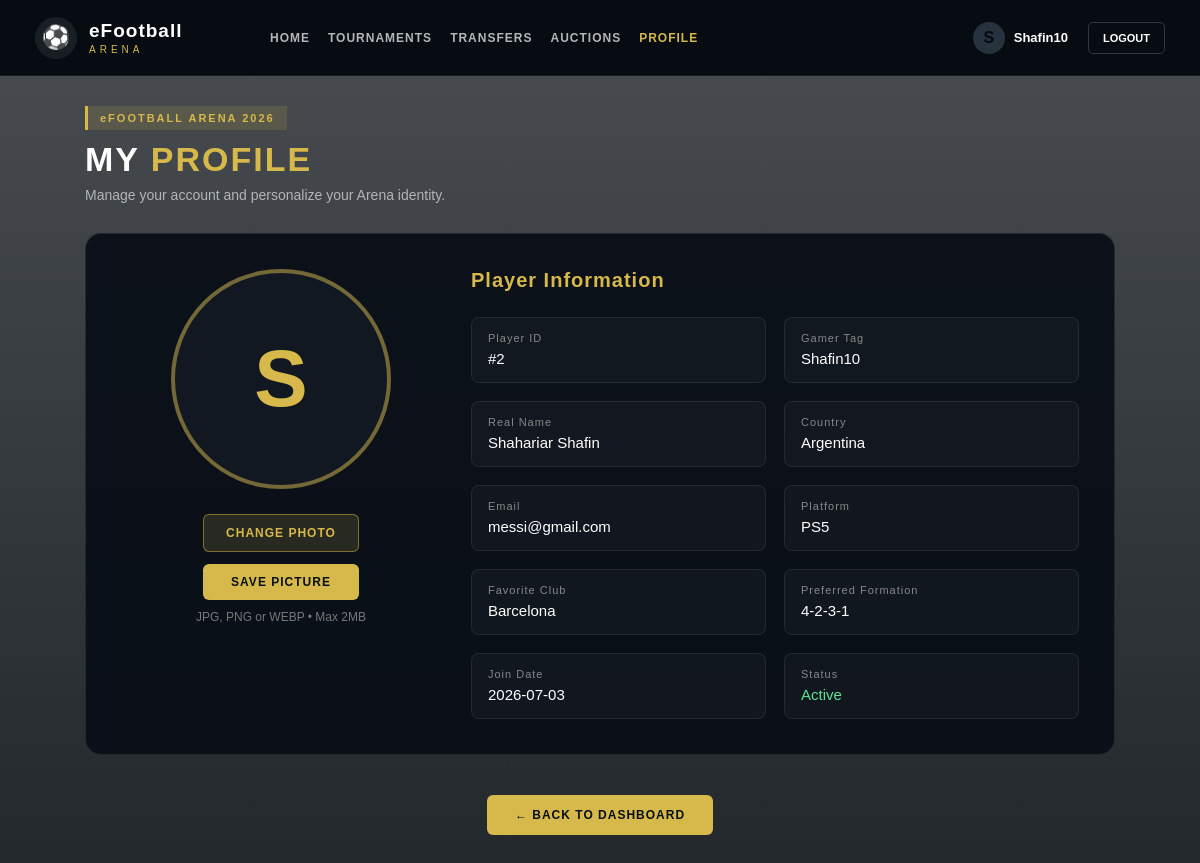
/profile.php (signed in), run on the app's committed database.
### tables this page shows
CREATE TABLE Players (
    Player_ID INT PRIMARY KEY AUTO_INCREMENT,
    Gamer_Tag VARCHAR(50) NOT NULL UNIQUE,
    Real_Name VARCHAR(100) NOT NULL,
    Country VARCHAR(50),
    Email VARCHAR(100) UNIQUE,
    Platform ENUM('PC','PS5','Mobile'),
    Favorite_Club VARCHAR(50),
    Preferred_Formation VARCHAR(20),
    Join_Date DATE
);

### profile.php (the view, shortened to what this page needs)
<?php
require_once "db.php";
$playerID = $_SESSION["Player_ID"];
$gamerTag = $_SESSION["Gamer_Tag"];
$stmt = $conn->prepare(
    "SELECT * FROM Players WHERE Player_ID = ?"
);
$stmt->bind_param("i", $playerID);
$stmt->execute();
$player = $stmt->get_result()->fetch_assoc();
$profilePic = null;
?>
<!DOCTYPE html>
<html lang="en">
<head>
    <link rel="stylesheet" href="dashboard.css">
    <link rel="stylesheet" href="profile.css">
</head>
<body>
<header class="topbar">
    <div class="brand">
        <div class="brand-logo">⚽</div>
        <div>
            <div class="brand-title">eFootball</div>
            <div class="brand-subtitle">ARENA</div>
        </div>
    </div>
    <nav class="navigation">
        <a href="dashboard.php">HOME</a>
        <a href="tournament.php">TOURNAMENTS</a>
        <a href="transfers.php">TRANSFERS</a>
        <a href="auction.php">AUCTIONS</a>
        <a href="profile.php" class="active">PROFILE</a>
    </nav>
    <div class="top-right">
        <div class="profile">
            <div class="profile-picture">
                <?php if ($profilePic): ?>
                    <img
                        src="<?php echo htmlspecialchars($profilePic); ?>"
                        alt="Profile"
                    >
                <?php else: ?>
                    <?php echo strtoupper(substr($gamerTag, 0, 1)); ?>
                <?php endif; ?>
            </div>
            <span class="profile-name">
                <?php echo htmlspecialchars($gamerTag); ?>
            </span>
        </div>
        <a href="logout.php" class="logout-button">
            LOGOUT
        </a>
    </div>
</header>
<main class="profile-page">
    <div class="profile-header">
        <div class="header-content">
            <span class="small-title">
                eFOOTBALL ARENA 2026
            </span>
            <h1>
                MY <span>PROFILE</span>
            </h1>
            <p>
                Manage your account and personalize your Arena identity.
            </p>
        </div>
    </div>
    <div class="profile-container">
        <div class="profile-pic-section">
            <div class="pic-wrapper">
                <?php if ($profilePic): ?>
                    <img
                        id="previewImage"
                        src="<?php echo htmlspecialchars($profilePic); ?>"
                        alt="Profile Picture"
                    >
                <?php else: ?>
                    <div id="previewPlaceholder" class="placeholder">
                        <?php echo strtoupper(substr($gamerTag, 0, 1)); ?>
                    </div>
                <?php endif; ?>
            </div>
            <form
                method="POST"
                enctype="multipart/form-data"
                class="upload-form"
            >
                <label class="upload-btn">
                    CHANGE PHOTO
                </label>
                <button
                    type="submit"
                    name="upload_picture"
                    class="save-btn"
                >
                    SAVE PICTURE
                </button>
            </form>
            <p class="upload-note">
                JPG, PNG or WEBP • Max 2MB
            </p>
        </div>
        <div class="profile-info-section">
            <h2>Player Information</h2>
            <div class="info-grid">
                <div class="info-item">
                    <span class="label">
                        Player ID
                    </span>
                    <span class="value">
                        #<?php echo htmlspecialchars($player["Player_ID"]); ?>
                    </span>
                </div>
                <div class="info-item">
                    <span class="label">
                        Gamer Tag
                    </span>
                    <span class="value">
                        <?php echo htmlspecialchars($player["Gamer_Tag"]); ?>
                    </span>
                </div>
                <div class="info-item">
                    <span class="label">
                        Real Name
                    </span>
                    <span class="value">
                        <?php echo htmlspecialchars($player["Real_Name"]); ?>
                    </span>
                </div>
                <div class="info-item">
                    <span class="label">
                        Country
                    </span>
                    <span class="value">
                        <?php echo htmlspecialchars($player["Country"] ?? "—"); ?>
                    </span>
                </div>
                <div class="info-item">
                    <span class="label">
                        Email
                    </span>
                    <span class="value">
                        <?php echo htmlspecialchars($player["Email"] ?? "—"); ?>
                    </span>
                </div>
                <div class="info-item">
                    <span class="label">
                        Platform
                    </span>
                    <span class="value">
                        <?php echo htmlspecialchars($player["Platform"] ?? "—"); ?>
                    </span>
                </div>
                <div class="info-item">
                    <span class="label">
                        Favorite Club
                    </span>
                    <span class="value">
                        <?php echo htmlspecialchars($player["Favorite_Club"] ?? "—"); ?>
                    </span>
                </div>
                <div class="info-item">
                    <span class="label">
                        Preferred Formation
                    </span>
                    <span class="value">
                        <?php echo htmlspecialchars($player["Preferred_Formation"] ?? "—"); ?>
                    </span>
                </div>
                <div class="info-item">
                    <span class="label">
                        Join Date
                    </span>
                    <span class="value">
                        <?php echo htmlspecialchars($player["Join_Date"] ?? "—"); ?>
                    </span>
                </div>
                <div class="info-item">
                    <span class="label">
                        Status
                    </span>
                    <span class="value status-<?php echo strtolower($player["Status"] ?? "active"); ?>">
                        <?php echo htmlspecialchars($player["Status"] ?? "Active"); ?>
                    </span>
                </div>
            </div>
        </div>
    </div>
    <div class="back-section">
        <a href="dashboard.php" class="back-button">
            ← BACK TO DASHBOARD
        </a>
    </div>
</main>
</body>
</html>

### dashboard.css (style rules this page uses)
* { margin: 0; padding: 0; box-sizing: border-box; }
body { font-family: Arial, Helvetica, sans-serif; background: #03090e; color: white; overflow-x: hidden; overflow-y: auto; }
.topbar { width: 100%; height: 76px; display: flex; align-items: center; padding: 0 35px; background: rgba(4, 10, 16, 0.96); border-bottom: 1px solid rgba(255, 255, 255, 0.08); position: relative; z-index: 100; }
.brand { display: flex; align-items: center; gap: 12px; min-width: 210px; }
.brand-logo { width: 42px; height: 42px; display: flex; align-items: center; justify-content: center; border-radius: 50%; background: rgba(255, 255, 255, 0.08); font-size: 23px; }
.brand-title { font-size: 19px; font-weight: 700; letter-spacing: 1px; }
.brand-subtitle { font-size: 10px; letter-spacing: 4px; color: #d7b84a; margin-top: 2px; }
.navigation { display: flex; align-items: center; gap: 28px; margin-left: 45px; }
.navigation a { color: rgba(255, 255, 255, 0.7); text-decoration: none; font-size: 12px; font-weight: 700; letter-spacing: 1px; transition: 0.2s ease; }
.navigation a.active { color: #d7b84a; }
.top-right { margin-left: auto; display: flex; align-items: center; gap: 20px; }
.profile { display: flex; align-items: center; gap: 9px; }
.profile-picture { width: 34px; height: 34px; display: flex; align-items: center; justify-content: center; border-radius: 50%; background: linear-gradient(135deg, #d7b84a, #8e7420); color: #05090d; font-weight: 800; }
.profile-name { font-size: 13px; font-weight: 600; }
.logout-button { text-decoration: none; color: white; border: 1px solid rgba(255, 255, 255, 0.18); padding: 9px 14px; border-radius: 5px; font-size: 11px; font-weight: 700; transition: 0.2s ease; }
@media (max-width: 1200px) { .navigation { gap: 18px; margin-left: 25px; } }

### data on the page
players: Player_ID "2", Gamer_Tag "Shafin10", Real_Name "Shahariar Shafin", Country "Argentina", Email "messi@gmail.com", Platform "PS5", Favorite_Club "Barcelona", Preferred_Formation "4-2-3-1", Join_Date "2026-07-03", Status "Active"

### other printed values
substr($gamerTag, 0, 1) "S"
$gamerTag "Shafin10"
